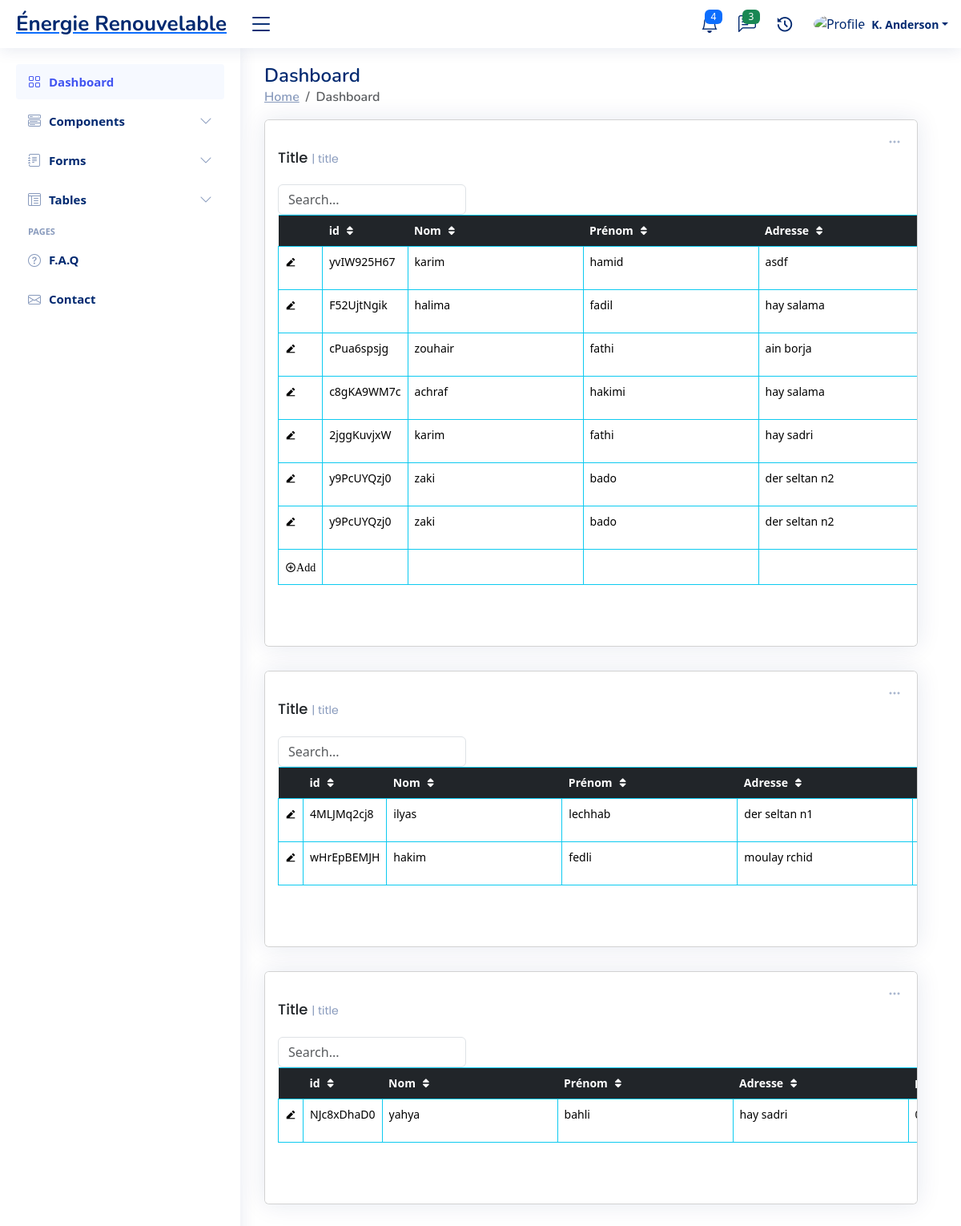
Page /formT/ (signed in) on the earlier database version.
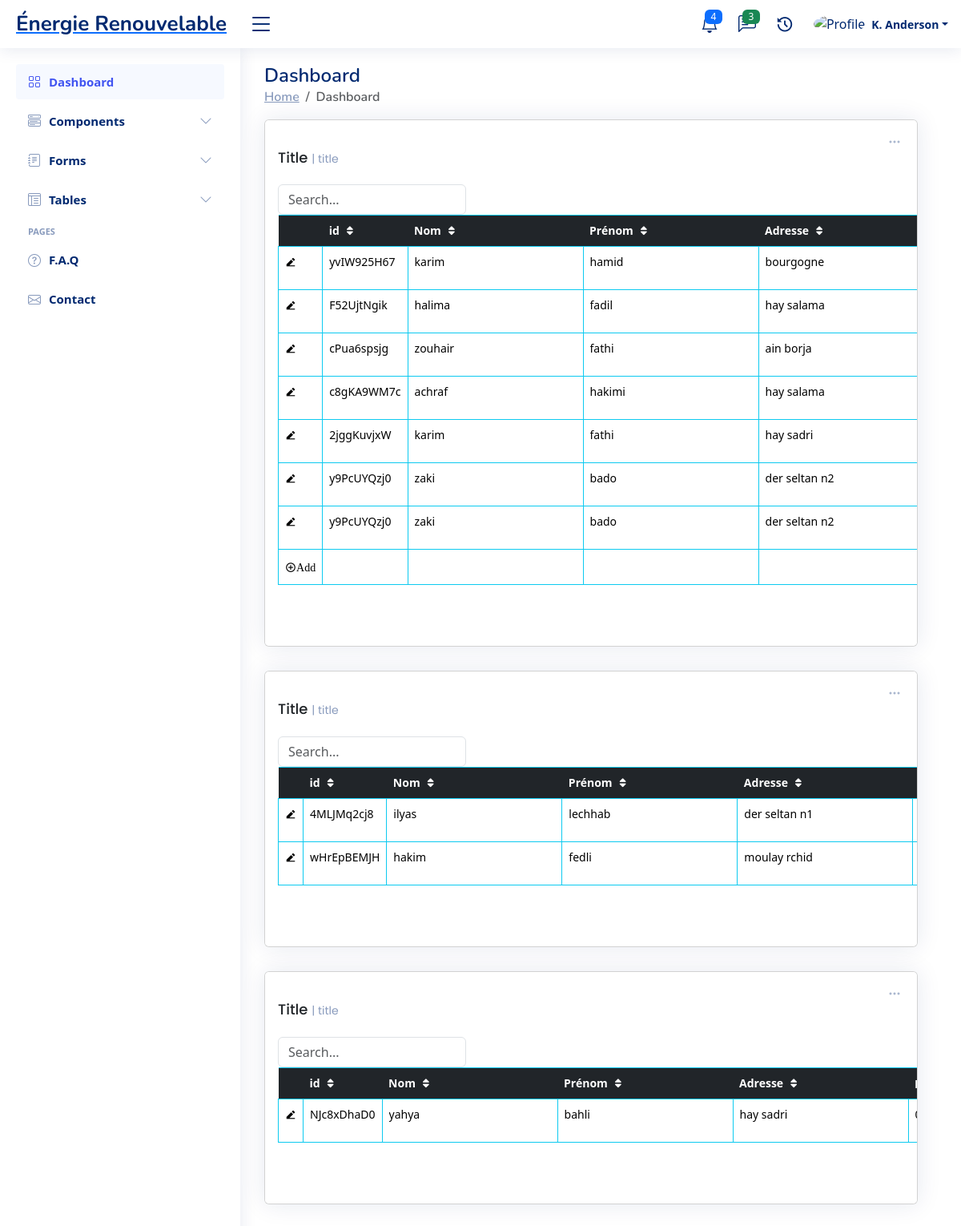
Same page on the later database version.
### ERapp/models.py (models this page shows, shortened)
class TableData001(models.Model):
    cell_id = models.CharField(max_length=255,blank=True)
    firstname = models.CharField(max_length=255,blank=True)
    lastname = models.CharField(max_length=255,blank=True)
    address = models.CharField(max_length=255,blank=True)
    num = models.CharField(max_length=255,blank=True)
    vt = models.FileField(upload_to='uploads/files',blank=True)
    etat = models.CharField(max_length=255,blank=True)
    tp = models.CharField(max_length=255,blank=True)
    auditV1 = models.FileField(upload_to='uploads/files/%Y/%m/%d/',blank=True)
    auditV2 = models.FileField(upload_to='uploads/files/%Y/%m/%d/',blank=True)
    auditV3 = models.FileField(upload_to='uploads/files/%Y/%m/%d/',blank=True)
    coffrac = models.CharField(max_length=255,blank=True)

### ERapp/views.py (the view, shortened to what this page needs)
# urls.py: path('formT/',table_view ),
def table_view(request): # add row
    data = TableData001.objects.all()
    datafiles = file_table_auditV1.objects.all()
    col_count = data.count()
    column_names = TableData001._meta.get_fields()
    return render(request, 'html/formPage.html', { 'data': data ,'datafiles': datafiles , 'col_count':col_count ,'column_names': column_names})

### ERapp/templates/html/formPage.html (shortened to what this page needs)
{% load static %}
<!DOCTYPE html>
<html lang="en">
<head>
  <link rel="stylesheet" href="https://cdnjs.cloudflare.com/ajax/libs/font-awesome/5.15.3/css/all.min.css">
  <link href="{% static 'css/style.css' %}" rel="stylesheet" type="text/css">
  <link href="{% static 'vendor/bootstrap/css/bootstrap.min.css' %}" rel="stylesheet">
  <link href="{% static 'vendor/bootstrap-icons/bootstrap-icons.css' %}" rel="stylesheet">
  <link href="{% static 'vendor/boxicons/css/boxicons.min.css' %}" rel="stylesheet">
  <link href="{% static 'vendor/quill/quill.snow.css' %}" rel="stylesheet">
  <link href="{% static 'vendor/quill/quill.bubble.css' %}" rel="stylesheet">
  <link href="{% static 'vendor/remixicon/remixicon.css' %}" rel="stylesheet">
  <link href="{% static 'vendor/simple-datatables/style.css' %}" rel="stylesheet">
</head>
<body>
  {% if user.is_authenticated %}
  <header id="header" class="header fixed-top d-flex align-items-center">
    <div class="d-flex align-items-center justify-content-between">
      <a href="/home" class="logo d-flex align-items-center">
        <span class="d-none d-lg-block">Énergie Renouvelable</span>
      </a>
      <i class="bi bi-list toggle-sidebar-btn"></i>
    </div>
    <nav class="header-nav ms-auto">
      <ul class="d-flex align-items-center">
        <li class="nav-item dropdown">
          <a class="nav-link nav-icon" href="#" data-bs-toggle="dropdown">
            <i class="bi bi-bell"></i>
            <span class="badge bg-primary badge-number">4</span>
          </a>
        </li>
        <li class="nav-item dropdown">
          <a class="nav-link nav-icon" href="#" data-bs-toggle="dropdown">
            <i class="bi bi-chat-left-text"></i>
            <span class="badge bg-success badge-number">3</span>
          </a>
        </li>
        <li class="nav-item dropdown">
          <a class="nav-link nav-icon" href="#" data-bs-toggle="dropdown">
            <i class="ri-history-fill"></i>
          </a>
        </li>
        <li class="nav-item dropdown pe-3">
          <a class="nav-link nav-profile d-flex align-items-center pe-0" href="#" data-bs-toggle="dropdown">
            <img src="assets/img/profile-img.jpg" alt="Profile" class="rounded-circle">
            <span class="d-none d-md-block dropdown-toggle ps-2">K. Anderson</span>
          </a>
        </li>
      </ul>
    </nav>
  </header>
  <aside id="sidebar" class="sidebar">
    <ul class="sidebar-nav" id="sidebar-nav">
      <li class="nav-item">
        <a class="nav-link " href="index.html">
          <i class="bi bi-grid"></i>
          <span>Dashboard</span>
        </a>
      </li>
      <li class="nav-item">
        <a class="nav-link collapsed" data-bs-target="#components-nav" data-bs-toggle="collapse" href="#">
          <i class="bi bi-menu-button-wide"></i><span>Components</span><i class="bi bi-chevron-down ms-auto"></i>
        </a>
      </li>
      <li class="nav-item">
        <a class="nav-link collapsed" data-bs-target="#forms-nav" data-bs-toggle="collapse" href="#">
          <i class="bi bi-journal-text"></i><span>Forms</span><i class="bi bi-chevron-down ms-auto"></i>
        </a>
      </li>
      <li class="nav-item">
        <a class="nav-link collapsed" data-bs-target="#tables-nav" data-bs-toggle="collapse" href="#">
          <i class="bi bi-layout-text-window-reverse"></i><span>Tables</span><i class="bi bi-chevron-down ms-auto"></i>
        </a>
      </li>
      <li class="nav-heading">Pages</li>
      <li class="nav-item">
        <a class="nav-link collapsed" href="pages-faq.html">
          <i class="bi bi-question-circle"></i>
          <span>F.A.Q</span>
        </a>
      </li>
      <li class="nav-item">
        <a class="nav-link collapsed" href="pages-contact.html">
          <i class="bi bi-envelope"></i>
          <span>Contact</span>
        </a>
      </li>
    </ul>
  </aside>
  <main id="main" class="main">
    <div class="pagetitle">
      <h1>Dashboard</h1>
      <nav>
        <ol class="breadcrumb">
          <li class="breadcrumb-item"><a href="index.html">Home</a></li>
          <li class="breadcrumb-item active">Dashboard</li>
        </ol>
      </nav>
    </div>
    <section class="section dashboard">
      <div class="row">
          <div class="row">
            <div class="col-12">
              <div class="card recent-sales overflow-auto">
                <div class="filter">
                  <a class="icon" href="#" data-bs-toggle="dropdown"><i class="bi bi-three-dots"></i></a>
                </div>
                <div class="card-body">
                  <h5 class="card-title">Title <span>| title</span></h5>
                  <input class="form-control" type="text" id="filterInput_1" placeholder="Search..." style="width:30%;min-width:100px;">
                  <form method="post"  enctype="multipart/form-data">
                    <table class="table  table-hover w-auto  table-bordered  table-borderless border-info " id="tableDATA_1" cellspacing="0" >
                        <thead class="table-dark border-info">
                          <th></th>
                          <th data-sortable="true" data-column="id" >id <span class="sortable-icon"  data-column="id"></span></th>
                          <th data-sortable="true" data-column="nom" >Nom <span class="sortable-icon"  data-column="nom"></span></th>
                          <th data-sortable="true" data-column="prenom">Prénom <span class="sortable-icon"  data-column="prenom"></span></th>
                          <th data-sortable="true" data-column="adresse">Adresse <span class="sortable-icon"  data-column="adresse"></th>
                        </thead>
                        <tbody id="myTable_1">
                            {% for item in data %}
                            {% if item.etat == "Modification Faite" or item.etat == "A modifier" or item.etat == "En cours" %}
                            <tr>
                                <td style="width:auto;"><button  class="button_table_data" type="button" id="table1_edit_col" name="" value="" onclick="my_Func_edit_table_1('{{item.cell_id}}')"><i class="ri-edit-2-fill"></i></button></td>
                                <td ><p style="width:auto;">{{ item.cell_id }}</p></td>
                                <td class="td_input_cell" ><input class="input_table_data" type="text" name="table1_firstname" id="table1_firstname{{ item.cell_id }}" value="{{ item.firstname }}"  ></td>
                                <td class="td_input_cell"><input class="input_table_data" type="text" name="table1_lastname" id="table1_lastname{{ item.cell_id }}" value="{{ item.lastname }}"  ></td>
                                <td class="td_input_cell"><input class="input_table_data" type="text" name="table1_address" id="table1_address{{ item.cell_id }}" value="{{ item.address }}"  ></td>
                            </tr>
                            {% endif %}
                            {% endfor %}
                        </tbody>
                        <tfoot>
                            <tr>
                                <td><button type="submit" class="button_table_data" style="text-align:left;" function=myFunctionadd()><i class="ri-add-circle-line">Add</i></button></td>
                                <td></td>
                                <td class="td_input_cell"> <input class="input_table_data" type="text" name="cell_data1add"  ></td>
                                <td class="td_input_cell"><input class="input_table_data" type="text" name="cell_data2add" ></td>
                                <td class="td_input_cell"><input class="input_table_data" type="text" name="cell_data3add" ></td>
                            </tr>
                        </tfoot>
                    </table>
                </form>
                </div>
              </div>
            </div>
          </div>
          <div class="row">
            <div class="col-12">
              <div class="card recent-sales overflow-auto">
                <div class="filter">
                  <a class="icon" href="#" data-bs-toggle="dropdown"><i class="bi bi-three-dots"></i></a>
                </div>
                <div class="card-body" >
                  <h5 class="card-title">Title <span>| title</span></h5>
                  <input class="form-control" type="text" id="filterInput_2" placeholder="Search..." style="width:30%;min-width:100px;">
                  <form method="post"  enctype="multipart/form-data">
                    <table class="table  table-hover   table-bordered  table-borderless border-info " id="tableDATA_2" cellspacing="0" >
                        <thead class="table-dark border-info">
                          <th></th>
                          <th data-sortable="true" data-column="id" >id <span class="sortable-icon"  data-column="id"></span></th>
                          <th data-sortable="true" data-column="nom" >Nom <span class="sortable-icon"  data-column="nom"></span></th>
                          <th data-sortable="true" data-column="prenom">Prénom <span class="sortable-icon"  data-column="prenom"></span></th>
                          <th data-sortable="true" data-column="adresse">Adresse <span class="sortable-icon"  data-column="adresse"></th>
                          <th>N° de tél</th>
                        </thead>
                        <tbody id="myTable_2">
                            {% for item in data %}
                            {% if item.etat == "Annule"%}
                          <tr>
                              <td style="width:auto;"><button  class="button_table_data" type="button" id="table2_edit_col" name="" value="" onclick="my_Func_edit_table_2('{{item.cell_id}}') "><i class="ri-edit-2-fill"></i></button></td>
                              <td ><p style="width:auto;">{{ item.cell_id }}</p></td>
                              <td class="td_input_cell" ><input class="input_table_data" type="text" name="table2_firstname" id="table2_firstname{{ item.cell_id }}" value="{{ item.firstname }}"  ></td>
                              <td class="td_input_cell"><input class="input_table_data" type="text" name="table2_lastname" id="table2_lastname{{ item.cell_id }}" value="{{ item.lastname }}"  ></td>
                              <td class="td_input_cell"><input class="input_table_data" type="text" name="table2_address" id="table2_address{{ item.cell_id }}" value="{{ item.address }}"  ></td>
                              <td class="td_input_cell"><input class="input_table_data" type="text" name="table2_num" id="table2_num{{ item.cell_id }}" value="{{ item.num }}"  ></td>
                            </tr>
                            {% endif %}
                            {% endfor %}
                        </tbody>
                    </table>
                </form>
                </div>
              </div>
            </div>
          </div>
            <div class="row">
              <div class="col-12">
                <div class="card recent-sales overflow-auto">
                  <div class="filter">
                    <a class="icon" href="#" data-bs-toggle="dropdown"><i class="bi bi-three-dots"></i></a>
                  </div>
                  <div class="card-body" >
                    <h5 class="card-title">Title <span>| title</span></h5>
                    <input class="form-control" type="text" id="filterInput_3" placeholder="Search..." style="width:30%;min-width:100px;">
                    <form method="post"  enctype="multipart/form-data">
                      <table class="table  table-hover   table-bordered  table-borderless border-info " id="tableDATA_3" cellspacing="0" >
                          <thead class="table-dark border-info">
                            <th></th>
                            <th data-sortable="true" data-column="id" >id <span class="sortable-icon"  data-column="id"></span></th>
                            <th data-sortable="true" data-column="nom" >Nom <span class="sortable-icon"  data-column="nom"></span></th>
                            <th data-sortable="true" data-column="prenom">Prénom <span class="sortable-icon"  data-column="prenom"></span></th>
                            <th data-sortable="true" data-column="adresse">Adresse <span class="sortable-icon"  data-column="adresse"></th>
                            <th>N° de tél</th>
                          </thead>
                          <tbody id="myTable_3">
                              {% for item in data %}
                              {% if item.etat == "Fin"%}
                            <tr>
                                <td style="width:auto;"><button  class="button_table_data" type="button" id="table3_edit_col" name="" value="" onclick="my_Func_edit_table_3('{{item.cell_id}}') "><i class="ri-edit-2-fill"></i></button></td>
                                <td ><p style="width:auto;">{{ item.cell_id }}</p></td>
                                <td class="td_input_cell" ><input class="input_table_data" type="text" name="table3_firstname" id="table3_firstname{{ item.cell_id }}" value="{{ item.firstname }}"  ></td>
                                <td class="td_input_cell"><input class="input_table_data" type="text" name="table3_lastname" id="table3_lastname{{ item.cell_id }}" value="{{ item.lastname }}"  ></td>
                                <td class="td_input_cell"><input class="input_table_data" type="text" name="table3_address" id="table3_address{{ item.cell_id }}" value="{{ item.address }}"  ></td>
                                <td class="td_input_cell"><input class="input_table_data" type="text" name="table3_num" id="table3_num{{ item.cell_id }}" value="{{ item.num }}"  ></td>
                              </tr>
                              {% endif %}
                              {% endfor %}
                          </tbody>
                      </table>
                  </form>
                  </div>
                </div>
              </div>
            </div>
      </div>
    </section>
  </main>
  {% endif %}
</body>
</html>

Differences in the rows shown:
changed TableData001 "yvIW925H67": table1_address "asdf" → "bourgogne"
